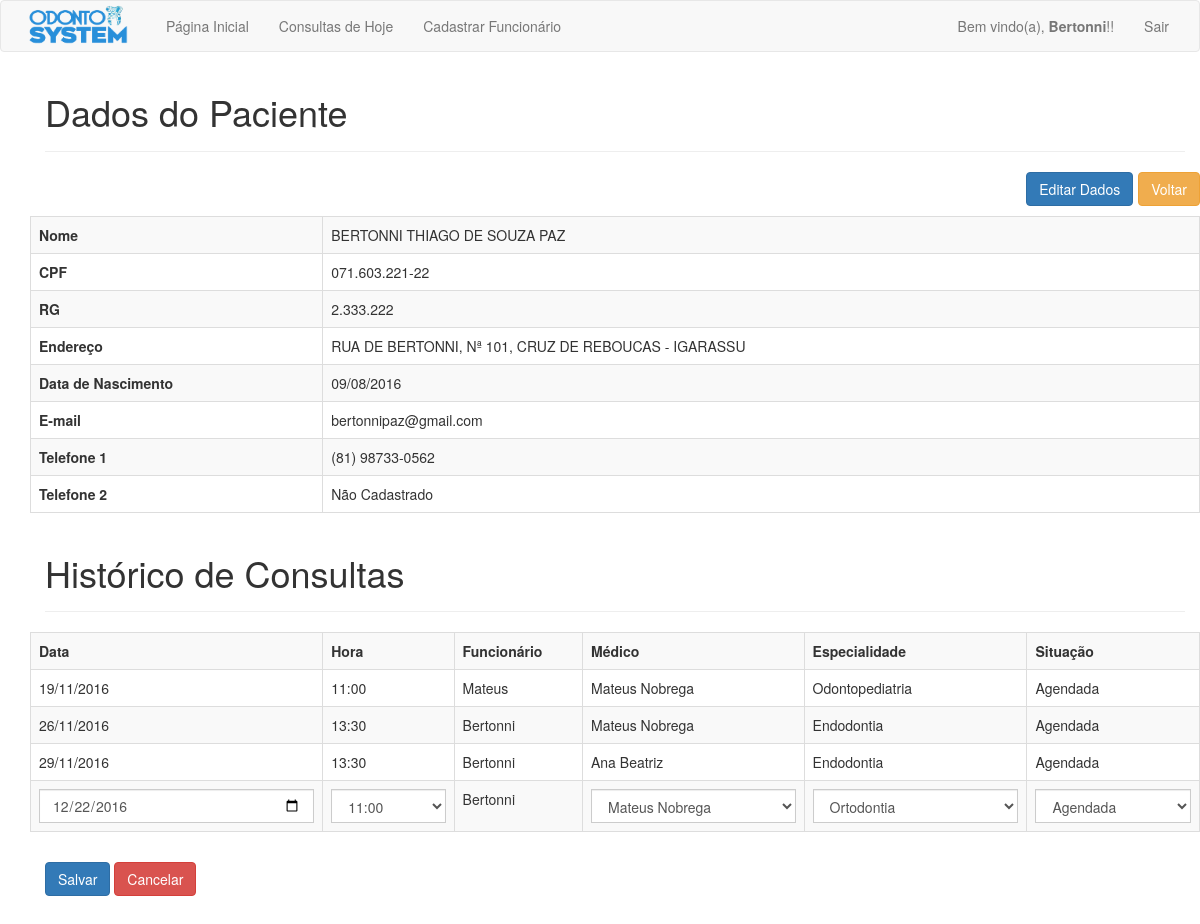
Screenshot of /php/editar_status_consulta.php?id=6&consulta=10 (signed in) with the database file from the repository.
### tables this page shows
CREATE TABLE `pacientes` (
  `pac_id` int(11) NOT NULL,
  `pac_nome` varchar(100) NOT NULL,
  `pac_endereco` varchar(200) NOT NULL,
  `pac_rg` varchar(15) DEFAULT NULL,
  `pac_cpf` varchar(15) DEFAULT NULL,
  `pac_email` varchar(50) NOT NULL,
  `pac_data_nasc` date NOT NULL,
  `pac_telefone_1` varchar(15) NOT NULL,
  `pac_telefone_2` varchar(15) DEFAULT NULL
);

CREATE TABLE `agendamentos` (
  `agd_id` int(11) NOT NULL,
  `agd_fun_id` int(11) NOT NULL,
  `agd_pac_id` int(11) NOT NULL,
  `agd_data` date NOT NULL,
  `agd_hora` varchar(6) NOT NULL,
  `agd_status` varchar(10) NOT NULL,
  `agd_medico` varchar(50) NOT NULL,
  `agd_especialidade` varchar(50) NOT NULL
);

CREATE TABLE `funcionarios` (
  `fun_id` int(11) NOT NULL,
  `fun_nome` varchar(100) NOT NULL,
  `fun_data_nasc` date NOT NULL,
  `fun_usuario` varchar(20) NOT NULL,
  `fun_senha` varchar(256) NOT NULL,
  `fun_role` varchar(15) NOT NULL,
  `fun_secret_question` varchar(200) NOT NULL,
  `fun_secret_answer` varchar(256) NOT NULL
);

### php/editar_status_consulta.php (the view, shortened to what this page needs)
<?php
require_once 'cabecalho.php';
?>
<?php
if(isset($_GET['id']) && isset($_GET['consulta'])) {
	$id = $_GET['id'];
	$id_consulta = $_GET['consulta'];
}
$sql = "SELECT * FROM pacientes WHERE pac_id = '$id'";
$result = mysqli_query($connection, $sql);
$array = mysqli_fetch_array($result);
if(isLogged()) {
	?>
	<div class="container marketing">
		<div class="container theme-showcase" role="main">
			<div id="cadastro_pac" class="page-header">
				<h1>Dados do Paciente</h1>
			</div>
			<div class="row">
				<a href="busca.php" class="btn btn-warning voltar">Voltar</a>
				<a href="editar_dados.php?id=<?= $id ?>" class="btn btn-primary editar">Editar Dados</a>
			<table class='table table-striped table-bordered'>
				<tr>
					<td class='td_one'><b>Nome</b></td>
					<td><?= $array['pac_nome'] ?></td>
				</tr>
				<tr>
					<td class='td_one'><b>CPF</b></td>
					<td><?= $array['pac_cpf'] ?></td>
				</tr>
				<tr>
					<td class='td_one'><b>RG</b></td>
					<td><?= $array['pac_rg'] ?></td>
				</tr>
				<tr>
					<td class='td_one'><b>Endereço</b></td>
					<td><?= $array['pac_endereco'] ?></td>
				</tr>
				<tr>
					<td class='td_one'><b>Data de Nascimento</b></td>
					<td><?= date_format(new DateTime($array['pac_data_nasc']), "d/m/Y") ?></td>
				</tr>
				<tr>
					<td class='td_one'><b>E-mail</b></td>
					<td><?= $array['pac_email'] ?></td>
				</tr>
				<tr>
					<td class='td_one'><b>Telefone 1</b></td>
					<td><?= $array['pac_telefone_1'] ?></td>
				</tr>
				<tr>
					<td class='td_one'><b>Telefone 2</b></td>
					<td><?= $array['pac_telefone_2'] ?></td>
				</tr>
			</table>
		</div>
		<div id="cadastro_pac" class="page-header">
			<h1>Histórico de Consultas</h1>
		</div>
		<div class="row">
			<?php
		$sql = "SELECT * FROM agendamentos WHERE agd_pac_id = '$id' ORDER BY agd_data ASC";
		$result = mysqli_query($connection, $sql);
		?>
		<table class='table table-striped table-bordered'>
			<tr>
				<th>Data</th>
				<th>Hora</th>
				<th>Funcionário</th>
				<th>Médico</th>
				<th>Especialidade</th>
				<th>Situação</th>
			</tr>
			<?php
			while($consultas = mysqli_fetch_array($result)) {
				$funId = $consultas['agd_fun_id'];
				$medico = $consultas['agd_medico'];
				$especialidade = $consultas['agd_especialidade'];
				$sql = "SELECT fun_usuario, fun_id FROM funcionarios WHERE fun_id = '$funId'";
				$resultado = mysqli_query($connection, $sql);
				$arr = mysqli_fetch_array($resultado);
				$funcionario = $arr['fun_usuario'];
				?>
				<tr>
					<?php
					if($id_consulta == $consultas['agd_id']) {
						?>
						<form action="<?php echo htmlspecialchars($_SERVER["PHP_SELF"]);?>" method="POST">
							<td class='td_one'>
								<?php
								echo "<input type='date' class='form-control' id='data' min='" . date("Y-m-d") . "' name='data_consulta' value='" . $consultas['agd_data'] . "'>";
								?>
								<td>
									<select class="form-control" name="hora_consulta" id="hora_consulta">
										<option value="<?= $consultas['agd_hora'] ?>" selected><?= $consultas['agd_hora'] ?></option>
									</select>
								</td>
								<td><?= $funcionario ?></td>
								<td>
									<select class="form-control" name="medico" id="medico">
										<option value="<?= $consultas['agd_medico'] ?>"><?= $consultas['agd_medico'] ?></option>
									</select>
								</td>
								<td>
									<select class="form-control" name="especialidade" id="especialidade">
										<?php
										if($especialidade == "Endodontia") {
											?>
											<option value="Endodontia" selected>Endodontia</option>
											<?php } else { ?>
											<option value="Endodontia">Endodontia</option>
											<?php } if($especialidade == "Odontopediatria") { ?>
											<option value="Odontopediatria" selected>Odontopediatria</option>
											<?php } else { ?>
											<option value="Odontopediatria">Odontopediatria</option>
											<?php } if($especialidade == "Ortodontia") { ?>
											<option value="Ortodontia" selected>Ortodontia</option>
											<?php } else { ?>
											<option value="Ortodontia">Ortodontia</option>
											<?php } if($especialidade == "Periodontia") { ?>
											<option value="Periodontia" selected>Periodontia</option>
											<?php } else { ?>
											<option value="Periodontia">Periodontia</option>
											<?php } if($especialidade == "Prótese Dentária") { ?>
											<option value="Prótese Dentária" selected>Prótese Dentária</option>
											<?php } else { ?>
											<option value="Prótese Dentária">Prótese Dentária</option>
											<?php } ?>
										</select>
									</td>
									<td>
										<select class='form-control' name="status">
											<option value='Agendada'>Agendada</option>
										</select>
									</td>
								</tr>
								<?php
							} else {
								?>
								<td class='td_one'><?= date_format(new DateTime($consultas['agd_data']), "d/m/Y") ?></td>
								<td><?= $consultas['agd_hora'] ?></td>
								<td><?= $funcionario ?></td>
								<td><?= $medico ?></td>
								<td><?= $especialidade ?></td>
								<td><?= $consultas['agd_status'] ?></td>
								<?php
							}
						}
						?>
					</table>
					<div class='col-md-12'>
						<button type="submit" class="btn btn-primary" name="salvar" title="Salvar">Salvar</button>
						<button type="submit" class="btn btn-danger" name="cancelar" title="Cancelar">Cancelar</button>
					</div>
			</div>
		</div>
		<br>
		<br>
			<?php
		}
require_once 'rodape.php';
?>

### css/meuEstilo.css (style rules this page uses)
.td_one { width: 25%; }
.voltar { margin-bottom: 10px; float: right; margin-left: 5px; }
.editar { float: right; }
.col-md-12, .user { margin-top: 10px; }
.page-header { margin-top: 10px; }
.form-control { border-radius: 0; }

### rows the page displays
pacientes: pac_nome "BERTONNI THIAGO DE SOUZA PAZ", pac_cpf "071.603.221-22", pac_rg "2.333.222", pac_endereco "RUA DE BERTONNI, Nª 101, CRUZ DE REBOUCAS - IGARASSU", pac_data_nasc "09/08/2016", pac_email "bertonnipaz@gmail.com", pac_telefone_1 "(81) 98733-0562", pac_telefone_2 "Não Cadastrado"
agendamentos: agd_data "19/11/2016", agd_hora "11:00", agd_fun.fun_usuario "Mateus", agd_medico "Mateus Nobrega", agd_especialidade "Odontopediatria", agd_status "Agendada"
agendamentos: agd_data "26/11/2016", agd_hora "13:30", agd_fun.fun_usuario "Bertonni", agd_medico "Mateus Nobrega", agd_especialidade "Endodontia", agd_status "Agendada"
agendamentos: agd_data "29/11/2016", agd_hora "13:30", agd_fun.fun_usuario "Bertonni", agd_medico "Ana Beatriz", agd_especialidade "Endodontia", agd_status "Agendada"
agendamentos: data_consulta "12/22/2016", hora_consulta "11:00", agd_fun.fun_usuario "Bertonni", medico "Mateus Nobrega", especialidade "Ortodontia"

### other values shown
$_SESSION['usuario'] "Bertonni"
